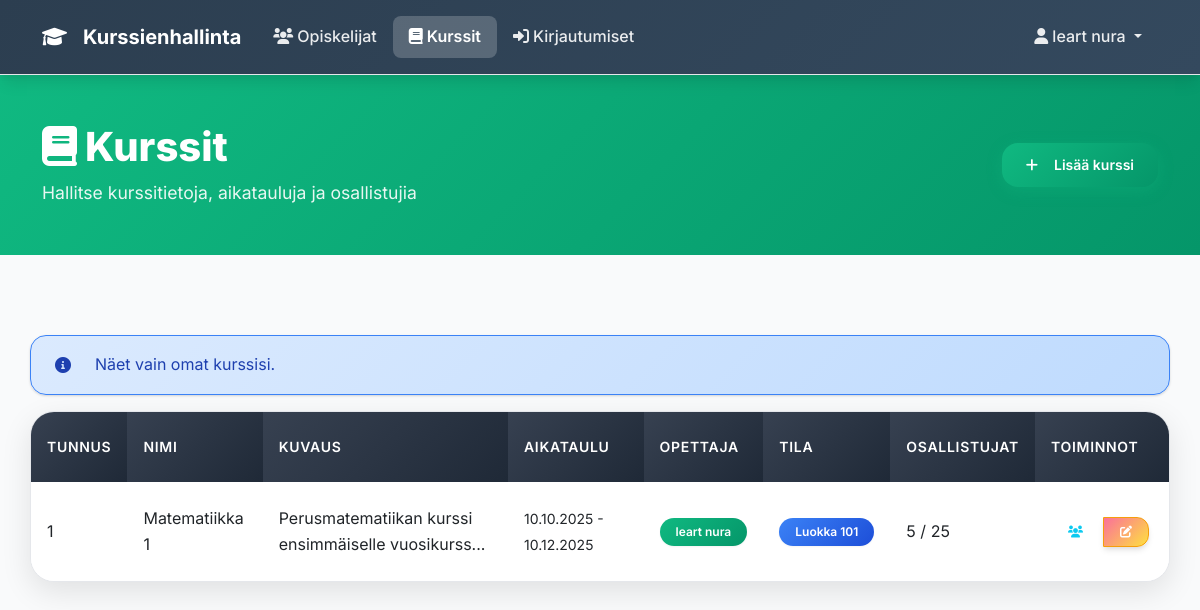
The page /kurssit.php (signed in) on the database its author committed.
### tables this page shows
CREATE TABLE `kurssit` (
  `tunnus` int(11) NOT NULL AUTO_INCREMENT,
  `nimi` varchar(200) NOT NULL,
  `kuvaus` text DEFAULT NULL,
  `alkupaiva` date NOT NULL,
  `loppupaiva` date NOT NULL,
  `opettaja_tunnus` int(11) NOT NULL,
  `tila_tunnus` int(11) NOT NULL,
  `created_at` timestamp NOT NULL DEFAULT current_timestamp(),
  `updated_at` timestamp NOT NULL DEFAULT current_timestamp() ON UPDATE current_timestamp(),
  PRIMARY KEY (`tunnus`),
  KEY `idx_kurssit_opettaja` (`opettaja_tunnus`),
  KEY `idx_kurssit_tila` (`tila_tunnus`),
  KEY `idx_kurssit_alkupaiva` (`alkupaiva`),
  CONSTRAINT `kurssit_ibfk_1` FOREIGN KEY (`opettaja_tunnus`) REFERENCES `opettajat` (`tunnus`) ON DELETE CASCADE,
  CONSTRAINT `kurssit_ibfk_2` FOREIGN KEY (`tila_tunnus`) REFERENCES `tilat` (`tunnus`) ON DELETE CASCADE
);

CREATE TABLE `tilat` (
  `tunnus` int(11) NOT NULL AUTO_INCREMENT,
  `nimi` varchar(100) NOT NULL,
  `kapasiteetti` int(11) NOT NULL CHECK (`kapasiteetti` > 0),
  `created_at` timestamp NOT NULL DEFAULT current_timestamp(),
  `updated_at` timestamp NOT NULL DEFAULT current_timestamp() ON UPDATE current_timestamp(),
  PRIMARY KEY (`tunnus`)
);

### config/auth.php (called while the page is built, shortened)
<?php
function isLoggedIn() {
    return true;
}
function hasRole($requiredRole) {
    if (is_array($requiredRole)) {
        return in_array($_SESSION['user_role'], $requiredRole);
    }
    return $_SESSION['user_role'] === $requiredRole;
}
function isAdmin() {
    return hasRole('admin');
}
function isTeacher() {
    return hasRole('opettaja');
}
function canManageCourses() {
    return hasRole(['admin', 'opettaja']);
}
function canEnrollStudents() {
    return hasRole(['admin', 'opettaja']);
}
function canEditAll() {
    return isAdmin();
}
function canManageOwnCourses($courseTeacherId = null) {
    if (isTeacher() && $courseTeacherId) {
        return $_SESSION['teacher_id'] == $courseTeacherId;
    }
    return false;
}
function getCurrentUserName() {
    return $_SESSION['user_name'] ?? null;
}
?>

### kurssit.php (the view, shortened to what this page needs)
<?php
require_once 'config/auth.php';
$pdo = getDbConnection();
$kurssit = [];
try {
    if (isAdmin()) {
        $stmt = $pdo->query("
            SELECT k.*,
                   CONCAT(o.etunimi, ' ', o.sukunimi) AS opettaja_nimi,
                   t.nimi AS tila_nimi,
                   t.kapasiteetti,
                   COUNT(kk.opiskelija_tunnus) AS osallistujien_maara
            FROM kurssit k
            JOIN opettajat o ON k.opettaja_tunnus = o.tunnus
            JOIN tilat t ON k.tila_tunnus = t.tunnus
            LEFT JOIN kurssikirjautumiset kk ON k.tunnus = kk.kurssi_tunnus
            GROUP BY k.tunnus
            ORDER BY k.alkupaiva DESC
        ");
        $kurssit = $stmt->fetchAll();
    } elseif (isTeacher()) {
        $teacherId = getCurrentTeacherId();
        $stmt = $pdo->prepare("
            SELECT k.*,
                   CONCAT(o.etunimi, ' ', o.sukunimi) AS opettaja_nimi,
                   t.nimi AS tila_nimi,
                   t.kapasiteetti,
                   COUNT(kk.opiskelija_tunnus) AS osallistujien_maara
            FROM kurssit k
            JOIN opettajat o ON k.opettaja_tunnus = o.tunnus
            JOIN tilat t ON k.tila_tunnus = t.tunnus
            LEFT JOIN kurssikirjautumiset kk ON k.tunnus = kk.kurssi_tunnus
            WHERE k.opettaja_tunnus = ?
            GROUP BY k.tunnus
            ORDER BY k.alkupaiva DESC
        ");
        $stmt->execute([$teacherId]);
        $kurssit = $stmt->fetchAll();
    }
} catch (Exception $e) {
    $error = 'Virhe kurssien haussa: ' . $e->getMessage();
}
?>
<!DOCTYPE html>
<html lang="fi">
<head>
    <link href="https://cdn.jsdelivr.net/npm/bootstrap@5.3.0/dist/css/bootstrap.min.css" rel="stylesheet">
    <link href="https://cdnjs.cloudflare.com/ajax/libs/font-awesome/6.0.0/css/all.min.css" rel="stylesheet">
    <link href="assets/css/modern-design.css" rel="stylesheet">
</head>
<body>
    <nav class="navbar navbar-expand-lg navbar-dark bg-dark">
        <div class="container">
            <a class="navbar-brand" href="./">
                <i class="fas fa-graduation-cap me-2"></i>
                Kurssienhallinta
            </a>
            <div class="collapse navbar-collapse" id="navbarNav">
                <ul class="navbar-nav me-auto">
                    <?php if (canEditAll() || canManageCourses()): ?>
                        <li class="nav-item">
                            <a class="nav-link" href="opiskelijat.php">
                                <i class="fas fa-users me-1"></i>Opiskelijat
                            </a>
                        </li>
                    <?php endif; ?>
                    <li class="nav-item">
                        <a class="nav-link active" href="kurssit.php">
                            <i class="fas fa-book me-1"></i>Kurssit
                        </a>
                    </li>
                    <?php if (canEnrollStudents()): ?>
                        <li class="nav-item">
                            <a class="nav-link" href="kirjautumiset.php">
                                <i class="fas fa-sign-in-alt me-1"></i>Kirjautumiset
                            </a>
                        </li>
                    <?php endif; ?>
                </ul>
                <?php if (isLoggedIn()): ?>
                    <ul class="navbar-nav">
                        <li class="nav-item dropdown">
                            <a class="nav-link dropdown-toggle" href="#" id="userDropdown" role="button" data-bs-toggle="dropdown">
                                <i class="fas fa-user me-1"></i><?php echo htmlspecialchars(getCurrentUserName()); ?>
                            </a>
                        </li>
                    </ul>
                <?php endif; ?>
            </div>
        </div>
    </nav>
    <div class="page-header">
        <div class="container">
            <div class="d-flex justify-content-between align-items-center">
                <div>
                    <h1><i class="fas fa-book me-2"></i>Kurssit</h1>
                    <p>Hallitse kurssitietoja, aikatauluja ja osallistujia</p>
                </div>
                <button class="btn btn-add" data-bs-toggle="modal" data-bs-target="#addCourseModal">
                    <i class="fas fa-plus me-2"></i>Lisää kurssi
                </button>
            </div>
        </div>
    </div>
    <div class="container content-section">
        <?php if (isTeacher()): ?>
            <div class="alert alert-info">
                <i class="fas fa-info-circle me-2"></i>
                Näet vain omat kurssisi.
            </div>
        <?php endif; ?>
        <div class="table-container">
            <div class="table-responsive">
                <table class="table table-hover">
                        <thead class="table-dark">
                            <tr>
                                <th>Tunnus</th>
                                <th>Nimi</th>
                                <th>Kuvaus</th>
                                <th>Aikataulu</th>
                                <th>Opettaja</th>
                                <th>Tila</th>
                                <th>Osallistujat</th>
                                <th>Toiminnot</th>
                            </tr>
                        </thead>
                        <tbody>
                            <?php if (empty($kurssit)): ?>
                                <tr>
                                    <td colspan="8" class="text-center text-muted">
                                        <i class="fas fa-info-circle me-2"></i>Ei kursseja
                                    </td>
                                </tr>
                            <?php else: ?>
                                <?php foreach ($kurssit as $kurssi): ?>
                                    <tr>
                                        <td><?php echo htmlspecialchars($kurssi['tunnus']); ?></td>
                                        <td><?php echo htmlspecialchars($kurssi['nimi']); ?></td>
                                        <td>
                                            <?php if (strlen($kurssi['kuvaus']) > 50): ?>
                                                <?php echo htmlspecialchars(substr($kurssi['kuvaus'], 0, 50)); ?>...
                                            <?php else: ?>
                                                <?php echo htmlspecialchars($kurssi['kuvaus']); ?>
                                            <?php endif; ?>
                                        </td>
                                        <td>
                                            <small>
                                                <?php echo date('d.m.Y', strtotime($kurssi['alkupaiva'])); ?> -
                                                <?php echo date('d.m.Y', strtotime($kurssi['loppupaiva'])); ?>
                                            </small>
                                        </td>
                                        <td>
                                            <span class="badge bg-success"><?php echo htmlspecialchars($kurssi['opettaja_nimi']); ?></span>
                                        </td>
                                        <td>
                                            <span class="badge bg-info"><?php echo htmlspecialchars($kurssi['tila_nimi']); ?></span>
                                        </td>
                                        <td>
                                            <span class="<?php echo $kurssi['osallistujien_maara'] > $kurssi['kapasiteetti'] ? 'capacity-warning' : ''; ?>">
                                                <?php echo $kurssi['osallistujien_maara']; ?> / <?php echo $kurssi['kapasiteetti']; ?>
                                            </span>
                                        </td>
                                        <td>
                                            <div class="btn-group" role="group">
                                                <button class="btn btn-sm btn-outline-info me-1"
                                                        onclick="showCourseStudents(<?php echo $kurssi['tunnus']; ?>, '<?php echo htmlspecialchars($kurssi['nimi']); ?>')">
                                                    <i class="fas fa-users"></i>
                                                </button>
                                                <?php if (canEditAll() || canManageOwnCourses($kurssi['opettaja_tunnus'])): ?>
                                                    <button class="btn btn-sm btn-warning me-1"
                                                            onclick="editCourse(<?php echo htmlspecialchars(json_encode($kurssi)); ?>)">
                                                        <i class="fas fa-edit"></i>
                                                    </button>
                                                <?php endif; ?>
                                            </div>
                                        </td>
                                    </tr>
                                <?php endforeach; ?>
                            <?php endif; ?>
                        </tbody>
                    </table>
                </div>
        </div>
    </div>
</body>
</html>

### kurssit.php (style rules this page uses)
.page-header { background: linear-gradient(135deg, #10b981 0%, #059669 100%); color: white; padding: 3rem 0; margin-bottom: 3rem; }
.page-header h1 { font-weight: 800; font-size: 2.5rem; margin-bottom: 0.5rem; }
.page-header p { font-size: 1.1rem; opacity: 0.9; margin: 0; }
.content-section { padding: 2rem 0; }
.btn-add { background: linear-gradient(135deg, #10b981 0%, #059669 100%); border: none; color: white; padding: 0.75rem 1.5rem; border-radius: 1rem; font-weight: 600; transition: all 0.3s ease; box-shadow: 0 4px 15px rgba(16, 185, 129, 0.3); }
.table-container { background: white; border-radius: 1.5rem; box-shadow: 0 10px 30px rgba(0, 0, 0, 0.1); overflow: hidden; border: 1px solid #e5e7eb; }
.table-container .table { margin: 0; }
.table-container .table thead th { background: linear-gradient(135deg, #374151 0%, #1f2937 100%); color: white; font-weight: 600; font-size: 0.875rem; text-transform: uppercase; letter-spacing: 0.05em; padding: 1.5rem 1rem; border: none; }
.table-container .table tbody tr { transition: all 0.3s ease; border-bottom: 1px solid #f3f4f6; }
.table-container .table tbody td { padding: 1.5rem 1rem; vertical-align: middle; border: none; }
.btn-group .btn { border-radius: 0.75rem; font-weight: 500; transition: all 0.3s ease; }
.badge { font-size: 0.75rem; padding: 0.5rem 1rem; border-radius: 1rem; font-weight: 600; }
.badge.bg-success { background: linear-gradient(135deg, #10b981 0%, #059669 100%) !important; }
.badge.bg-info { background: linear-gradient(135deg, #3b82f6 0%, #1d4ed8 100%) !important; }

### rows shown on the page
kurssit: tunnus "1", nimi "Matematiikka 1", kuvaus "Perusmatematiikan kurssi ensimmäiselle vuosikurss", alkupaiva "10.10.2025", loppupaiva "10.12.2025", opettaja_nimi "leart nura", tila_tunnus.nimi "Luokka 101", osallistujien_maara "5", tila_tunnus.kapasiteetti "25"

### other values the page prints
getCurrentUserName() "leart nura"
